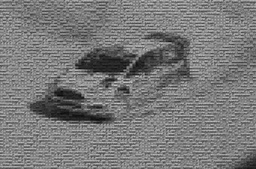
#> input picture image_presentation/result_test.jpg, 256 x 169 px, shrunk from 6375 x 4200 before the run, given in place of 00002_TE_2144x1424.png, which was not available
$ python picture_sampling.py
#> lines starting #> are read from the running program, lines starting #| are printed output that depends on the picture; pictures that were not available may be replaced by others from this repository, and a replacement may not be noted
import matplotlib.pyplot as plt
from skimage import transform, color, exposure
import os
import numpy as np
from tqdm import tqdm
import random
from scipy.ndimage import gaussian_filter
from PIL import Image

size = (75, 75)

random.seed(42)


def resizing(img_path, save_path, _size=(100, 100)):
    print('\n> load images')
    if not os.path.isdir(save_path):
        os.mkdir(save_path)

    for filename in tqdm(os.listdir(img_path)):
        img = plt.imread(os.path.join(img_path, filename))
        if img is not None:
            img = color.rgb2gray(img) * 255
            y, x = img.shape
            if x < y:
                idx = int((y - x) / 2)
                img_q = img[idx: -idx, :]
            elif x > y:
                idx = int((x - y) / 2)
                img_q = img[:, idx:-idx]
            # [5 lines of commented-out code are left out]

            img_down = transform.resize(img_q, _size)

            plt.imsave(os.path.join(save_path, filename), img_down, cmap='gray')


def load_img(path):
    images = []
    values = []
    print('\n> load images')
    for filename in tqdm(os.listdir(path)):
        img = plt.imread(os.path.join(path, filename))
        if img is not None:
            img = color.rgb2gray(img) * 255
            img_down = transform.resize(img, size)
            values.append(np.sum(img_down) / (size[0] * size[1]))
            images.append(img_down)


    images = np.asarray(images)
    values = np.asarray(values)

    #print(values)
    #plt.imshow(images[0], cmap='gray')
    #plt.show()

    return images, values


def encode_img(img):
    y_shape, x_shape = img.shape
    y_iter = int(y_shape / size[0])
    x_iter = int(x_shape / size[1])
    values = np.zeros((y_iter, x_iter))
    print('\n> code Image')
    for y in tqdm(range(0, y_iter)):
        for x in range(0, x_iter):
            values[y, x] = np.sum(img[y * size[0]:(y+1) * size[0], x * size[1]:(x+1) * size[1]]) / (size[0] * size[1])

    return values


def create_pics(data, data_values, coded, range_idx, range_val, it):

    images = []
    values = []
    idx_list = np.argwhere(coded != range_idx)
    for i in range(0, it):
        idx = random.choice(idx_list)
        img = data[idx]
        value = data_values[idx]
        #delta = range_val - value
        ratio = range_val / value
        img_new = img[0] * ratio
        images.append(img_new)
        values.append(np.sum(img_new) / (size[0] * size[1]))


        # [5 lines of commented-out code are left out]

    return images, values


def make_coded_img(data, data_values, sample_img, sample_values, num_of_ranges=28, output_name="result.jpg"):
    range_arr = np.linspace(0, 255, num_of_ranges)

    coded = np.zeros(data_values.shape)

    for x in range(0, coded.shape[0]):
        for j in range(0, len(range_arr)-1):
            if range_arr[j] < data_values[x] <= range_arr[j + 1]:
                coded[x] = j

    # check for missing values
    for j in range(0, len(range_arr)-1):
        number = len(np.argwhere(coded == j))
        if j not in coded or number < 8:
            print('missing %d - # %d' % (j, number))
            range_val = (range_arr[j] + range_arr[j+1]) / 2
            it = 10
            images_new, values_new = create_pics(data, data_values, coded, j, range_val, it)
            data = np.concatenate((data, images_new), axis=0)
            data_values = np.concatenate((data_values, values_new))
            a = np.ones(it) * j
            coded = np.concatenate((coded, np.ones(it) * j))

    print('Number of final pictures: %d' % data.shape[0])
    res = np.zeros(sample_img.shape)
    print('> create img')
    for y in range(0, sample_values.shape[0]):
        for x in range(0, sample_values.shape[1]):

            for j in range(0, len(range_arr) - 1):
                if range_arr[j] < sample_values[y, x] <= range_arr[j + 1]:
                    code_idx_list = np.argwhere(coded == j)
                    if code_idx_list.any():
                        code_idx = random.choice(code_idx_list)
                        res[y * size[0]:(y+1)*size[0], x * size[1]: (x+1)*size[1]] = data[code_idx]
                    else:
                        print('There is no picture for idx: %d -> Range(%d, %d)' % (j, range_arr[j], range_arr[j + 1]))

    plt.figure()
    # plt.subplot(211)
    # plt.imshow(sample_img, cmap='gray')
    plt.subplot(121)
    plt.imshow(res, cmap='gray')
    plt.subplot(122)
    gamma = exposure.adjust_gamma(res, 0.49) # 0.49
    plt.imshow(gamma, cmap='gray')
    # plt.subplot(224)
    # log = exposure.adjust_log(res, 100)
    # plt.imshow(log, cmap='gray')

    gamma = gaussian_filter(gamma, sigma=1)

    plt.imsave(output_name, gamma, cmap='gray')
    #plt.show()

if __name__ == "__main__":

    resize = False
    resized_img_path = "test_resized_img_square"
    if resize:
        resizing(img_path='test_database', save_path=resized_img_path)
    else:
        # fit sample to encoding size
        # sample = plt.imread('DSC00738.JPG')
        # sample = plt.imread('DSC00887.JPG')
        sample = plt.imread('test_database/00002_TE_2144x1424.png')
#> sample is the input picture: shape (169, 256, 3); min 10, max 202, mean 120.9

        sample = color.rgb2gray(sample) * 255
#> sample: shape (169, 256) float64

        # plt.figure()
        # plt.subplot(131)
        # plt.imshow(sample, cmap='gray')

        sample = transform.rescale(sample, (3, 3))
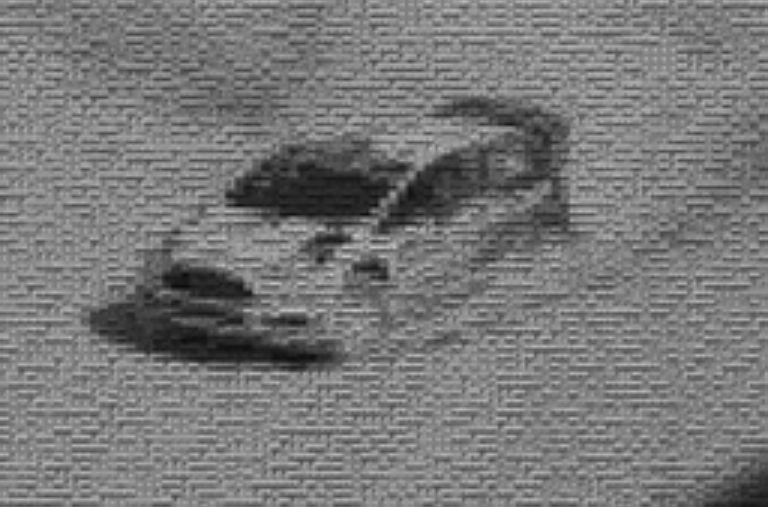
#> sample: shape (507, 768) float64; min 10, max 202, mean 120.9

        y_range = int(sample.shape[0] / size[0]) * size[0]
#> y_range = 450
        x_range = int(sample.shape[1] / size[1]) * size[1]
#> x_range = 750
        sample = transform.resize(sample, (y_range, x_range))
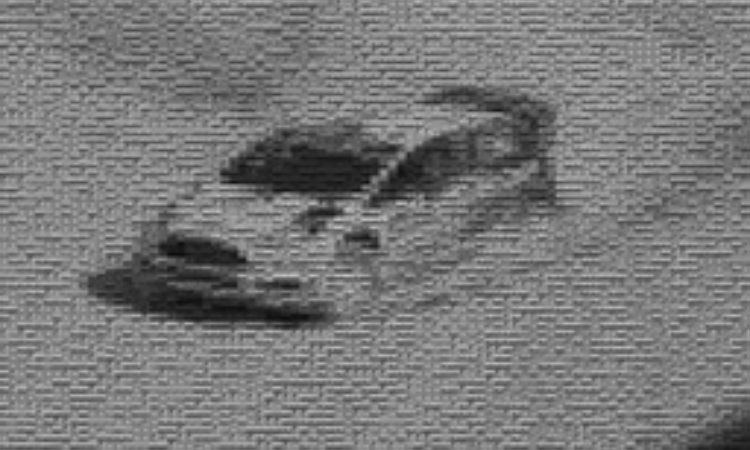
#> sample: shape (450, 750) float64; min 13.45, max 197.6, mean 120.9
        # plt.subplot(122)
        # plt.imshow(sample, cmap='gray')
        # plt.show()

        coded_values = encode_img(sample)

        data, data_values = load_img(resized_img_path)
#> in load_img, `img_down = transform.resize(img, size)`:
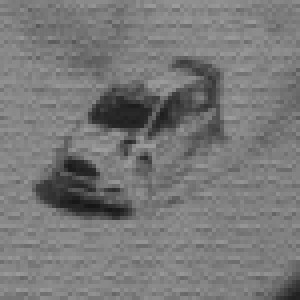
#> img_down: shape (75, 75) float64 (shown 4 times larger); min 22.34, max 159.6, mean 120.9
#> in load_img, `values = np.asarray(values)`: values = [120.9]
#> data_values = [120.9]

        make_coded_img(data, data_values, sample, coded_values, output_name="result_test.jpg")
#> the loop in make_coded_img, `for j in range(0, len(range_arr)-1):` made 27 passes
#> values_new on passes 1, 5: [4.72, 4.72, 4.72, 4.72, 4.72, 4.72, 4.72, 4.72, 4.72, 4.72], [42.5, 42.5, 42.5, 42.5, 42.5, 42.5, 42.5, 42.5, 42.5, 42.5]
#> after the loop in make_coded_img, `for j in range(0, len(range_arr)-1):`: a = [26, 26, 26, 26, 26, 26, 26, 26, 26, 26]; coded = 271 values, max 26 at index 261, min 0 at index 1, mean 13; data_values = 271 values, max 250.3 at index 266, min 4.72 at index 1, mean 127.5; it = 10; range_val = 250.3
#| Number of final pictures: 271
#> after the loop in make_coded_img, `for y in range(0, sample_values.shape[0]):`:
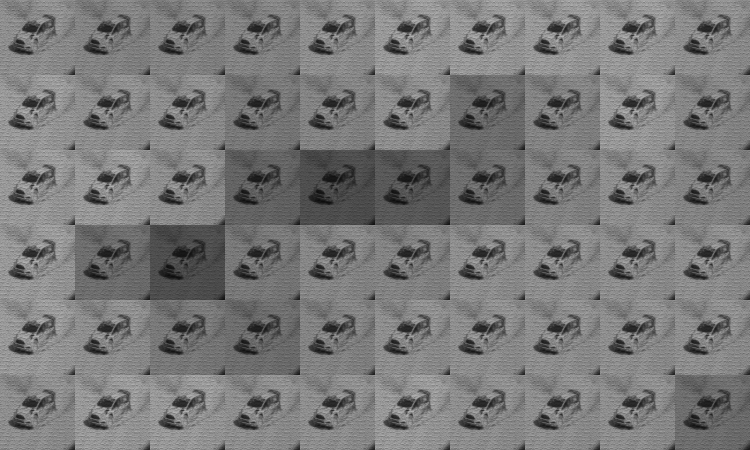
#> res: shape (450, 750) float64; min 13.09, max 180.7, mean 121.3
#> in make_coded_img, `gamma = exposure.adjust_gamma(res, 0.49)`:
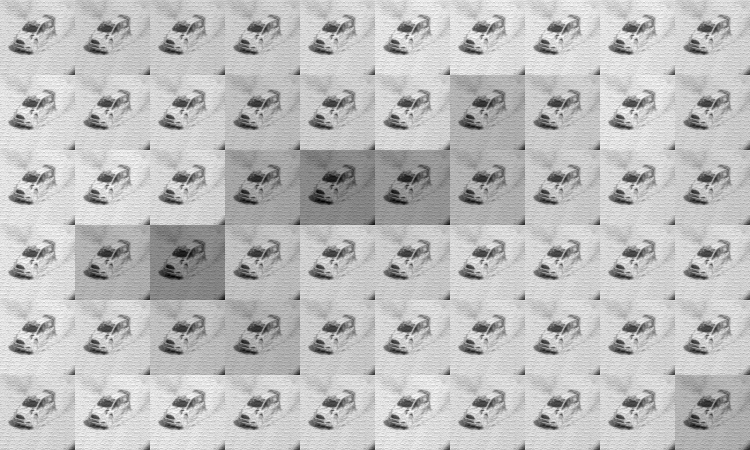
#> gamma: shape (450, 750) float64; min 3.53, max 12.76, mean 10.4; drawn with min black and max white
